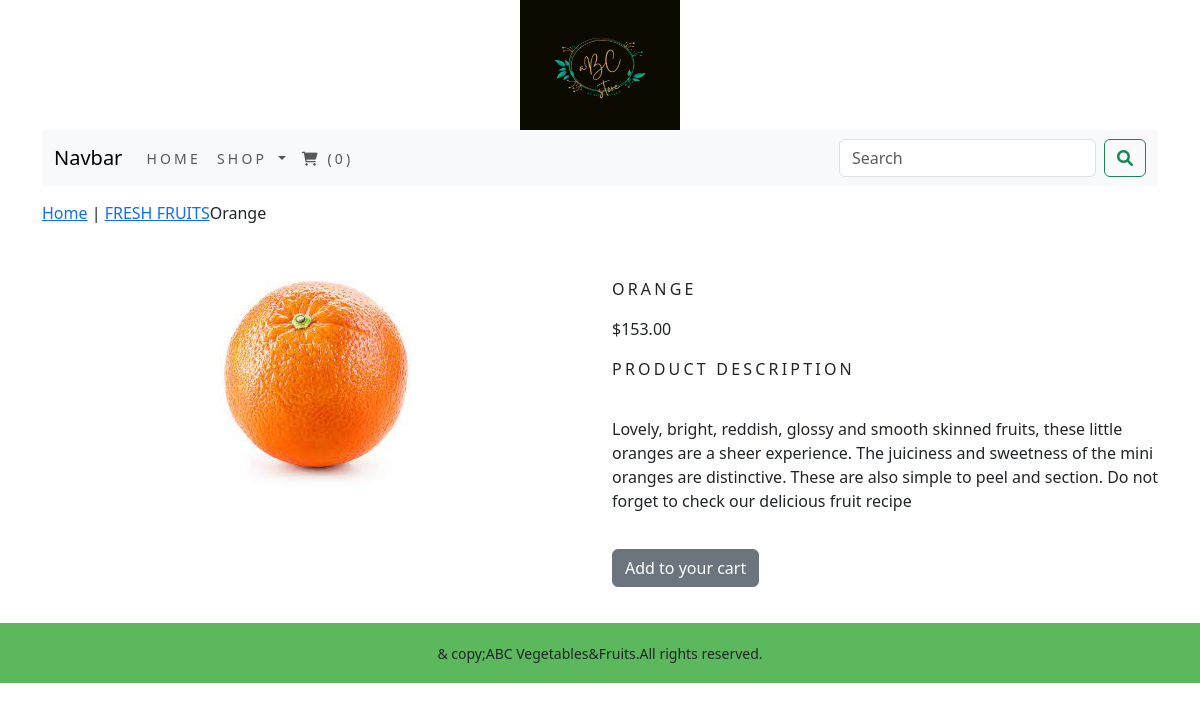
Screenshot of /shop/fruits-fresh/orange/ with the database file from the repository.
### shop/models.py (models this page shows, shortened)
class Product(models.Model):
    name=models.CharField(max_length=250,unique=True)
    slug=models.SlugField(max_length=250,unique=True)
    desc=models.TextField(blank=True)
    price=models.DecimalField(max_digits=10,decimal_places=2)
    category=models.ForeignKey(Category,on_delete=models.CASCADE)
    img=models.ImageField(upload_to='product',blank=True)
    stock=models.IntegerField()
    avilable=models.BooleanField(default=True)
    created=models.DateTimeField(auto_now_add=True)
    updated=models.DateTimeField(auto_now=True)
    class Meta:
        ordering = ('name',)
        verbose_name = 'product'
        verbose_name_plural = 'products'

class Category(models.Model):
    name=models.CharField(max_length=250,unique=True)
    slug=models.SlugField(max_length=250,unique=True)
    desc=models.TextField(blank=True)
    img=models.ImageField(upload_to='category',blank=True)
    class Meta:
        ordering=('name',)
        verbose_name='category'
        verbose_name_plural='categories'
    def get_url(self):
        return reverse('shop:products_by_category',args=[self.slug])
    def __str__(self):
        return '{}'.format(self.name)

### shop/views.py (the view)
# urls.py: path('<slug:c_slug>/<slug:product_slug>/',views.ProDetail,name='prodcatdetail')
def ProDetail(request,c_slug,product_slug):
    try:
        product=Product.objects.get(category__slug=c_slug,slug=product_slug)
    except Exception as e:
        raise e
    return render(request,'product.html',{'product':product})

### cart/context_processors.py (called while the page is built)
def counter(request):
    item_count = 0
    if 'admin' in request.path:
        return {}
    else:
        try:
            cart=Cart.objects.filter(cart_id=_cart_id(request))
            cart_items=CartItem.objects.all().filter(cart=cart[:1])
            for cart_item in cart_items:
                item_count += cart_item.quantity
        except Cart.DoesNotExist:
            item_count = 0
    return dict(item_count=item_count)

### cart/views.py (called while the page is built)
def _cart_id(request):
    cart=request.session.session_key
    if not cart:
        cart=request.session.create()
    return cart

### shop/context_processors.py (called while the page is built)
def menu_links(request):
    links=Category.objects.all()
    return dict(links=links)

### templates/product.html (shortened to what this page needs)
{% extends 'base.html' %}
{% load static %}
{% block content %}
<div class="row my_prod_row_class">
   <div class="mx-auto">
      <p><a href="{% url 'shop:allProdCat' %}">Home</a> | <a href="{{product.category.get_url}}">{{product.category}}</a>{{product.name}}</p>
   </div>
<div class="container">
<br>
<div class="row">
<div class="col-12 col-sm-12 col-md-12 col-lg-6 text-center">
   <div style="min-width:18rem;">
      <img src="{{product.img.url}}" alt="{{product.name}}">
   </div>
</div>
   <div class="col-12 col-sm-12 col-md-12 col-lg-6">
      <div class="row">
      <h1 class="my_prod_title">{{product.name}}</h1>
      <p>${{product.price}}</p>
      <p class="my_title">Product Description</p>
      <p class="text-justify my_prod_text">{{product.desc}}</p>
      {% if product.stock <= 0 %}
      <p class="text_justify my_prod_text"><b>Out of stock</b></p>
      {% else %}
      <p><a class="btn btn-secondary" href="{% url 'cart:add_cart' product.id %}">Add to your cart</a></p>
      {% endif %}
      </div>
   </div>
</div>
</div>
</div>
{% endblock %}

### static/css/custom.css (style rules this page uses)
.my_title { letter-spacing:.2em; text-transform:uppercase; font-size:16px; }
.my_prod_row_class { padding-top:15px; padding-bottom:20px; }
.my_prod_title { font-size:16px; letter-spacing:.2em; text-transform:uppercase; padding-top:15px; padding-bottom:10px; }
.my_prod_text { padding:20px; }

### rows the page displays
Product: category "FRESH FRUITS", name "Orange", img (picture), name "ORANGE", price "153.00", desc "Lovely, bright, reddish, glossy and smooth skinned fruits, these little oranges are a sheer experience. The juiciness and sweetness of the mini oranges are distinctive. These are also simple to peel and section. Do not forget to check our delicious fruit recipe"
